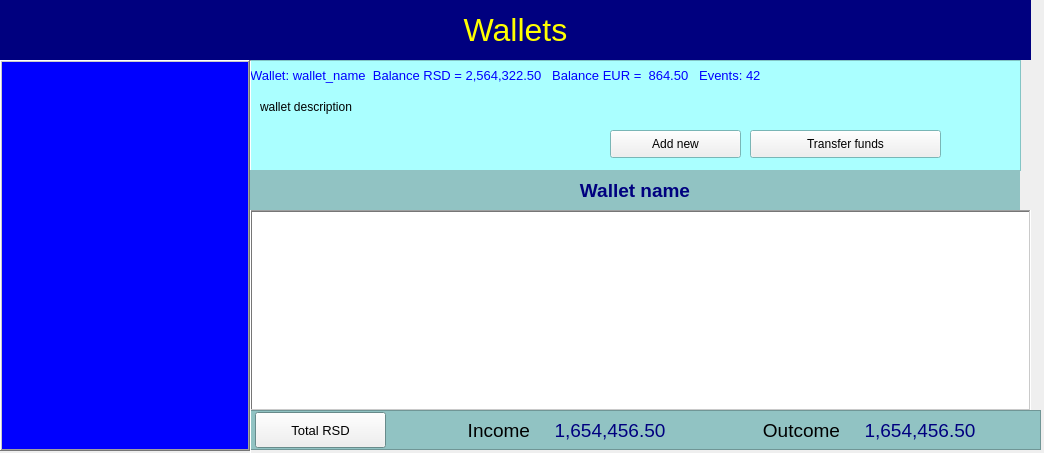
<?xml version="1.0" encoding="UTF-8"?>
<ui version="4.0">
 <class>Dialog</class>
 <widget class="QDialog" name="Dialog">
  <property name="geometry">
   <rect>
    <x>0</x>
    <y>0</y>
    <width>1044</width>
    <height>453</height>
   </rect>
  </property>
  <property name="windowTitle">
   <string>Dialog</string>
  </property>
  <widget class="QTableWidget" name="tbl_walets">
   <property name="geometry">
    <rect>
     <x>0</x>
     <y>60</y>
     <width>250</width>
     <height>391</height>
    </rect>
   </property>
   <property name="palette">
    <palette>
     <active>
      <colorrole role="WindowText">
       <brush brushstyle="SolidPattern">
        <color alpha="255">
         <red>255</red>
         <green>255</green>
         <blue>0</blue>
        </color>
       </brush>
      </colorrole>
      <colorrole role="Text">
       <brush brushstyle="SolidPattern">
        <color alpha="255">
         <red>255</red>
         <green>255</green>
         <blue>0</blue>
        </color>
       </brush>
      </colorrole>
      <colorrole role="Base">
       <brush brushstyle="SolidPattern">
        <color alpha="255">
         <red>0</red>
         <green>0</green>
         <blue>255</blue>
        </color>
       </brush>
      </colorrole>
     </active>
     <inactive>
      <colorrole role="WindowText">
       <brush brushstyle="SolidPattern">
        <color alpha="255">
         <red>255</red>
         <green>255</green>
         <blue>0</blue>
        </color>
       </brush>
      </colorrole>
      <colorrole role="Text">
       <brush brushstyle="SolidPattern">
        <color alpha="255">
         <red>255</red>
         <green>255</green>
         <blue>0</blue>
        </color>
       </brush>
      </colorrole>
      <colorrole role="Base">
       <brush brushstyle="SolidPattern">
        <color alpha="255">
         <red>0</red>
         <green>0</green>
         <blue>255</blue>
        </color>
       </brush>
      </colorrole>
     </inactive>
     <disabled>
      <colorrole role="WindowText">
       <brush brushstyle="SolidPattern">
        <color alpha="255">
         <red>120</red>
         <green>120</green>
         <blue>120</blue>
        </color>
       </brush>
      </colorrole>
      <colorrole role="Text">
       <brush brushstyle="SolidPattern">
        <color alpha="255">
         <red>120</red>
         <green>120</green>
         <blue>120</blue>
        </color>
       </brush>
      </colorrole>
      <colorrole role="Base">
       <brush brushstyle="SolidPattern">
        <color alpha="255">
         <red>240</red>
         <green>240</green>
         <blue>240</blue>
        </color>
       </brush>
      </colorrole>
     </disabled>
    </palette>
   </property>
   <property name="font">
    <font>
     <pointsize>14</pointsize>
    </font>
   </property>
   <property name="frameShape">
    <enum>QFrame::WinPanel</enum>
   </property>
   <property name="frameShadow">
    <enum>QFrame::Raised</enum>
   </property>
   <property name="editTriggers">
    <set>QAbstractItemView::NoEditTriggers</set>
   </property>
   <property name="selectionMode">
    <enum>QAbstractItemView::SingleSelection</enum>
   </property>
   <property name="selectionBehavior">
    <enum>QAbstractItemView::SelectRows</enum>
   </property>
   <property name="sortingEnabled">
    <bool>true</bool>
   </property>
   <attribute name="verticalHeaderVisible">
    <bool>false</bool>
   </attribute>
   <attribute name="verticalHeaderDefaultSectionSize">
    <number>50</number>
   </attribute>
  </widget>
  <widget class="QLabel" name="lbl_caption">
   <property name="geometry">
    <rect>
     <x>0</x>
     <y>0</y>
     <width>1031</width>
     <height>60</height>
    </rect>
   </property>
   <property name="palette">
    <palette>
     <active>
      <colorrole role="WindowText">
       <brush brushstyle="SolidPattern">
        <color alpha="255">
         <red>255</red>
         <green>255</green>
         <blue>0</blue>
        </color>
       </brush>
      </colorrole>
      <colorrole role="Base">
       <brush brushstyle="SolidPattern">
        <color alpha="255">
         <red>255</red>
         <green>255</green>
         <blue>255</blue>
        </color>
       </brush>
      </colorrole>
      <colorrole role="Window">
       <brush brushstyle="SolidPattern">
        <color alpha="255">
         <red>0</red>
         <green>0</green>
         <blue>127</blue>
        </color>
       </brush>
      </colorrole>
     </active>
     <inactive>
      <colorrole role="WindowText">
       <brush brushstyle="SolidPattern">
        <color alpha="255">
         <red>255</red>
         <green>255</green>
         <blue>0</blue>
        </color>
       </brush>
      </colorrole>
      <colorrole role="Base">
       <brush brushstyle="SolidPattern">
        <color alpha="255">
         <red>255</red>
         <green>255</green>
         <blue>255</blue>
        </color>
       </brush>
      </colorrole>
      <colorrole role="Window">
       <brush brushstyle="SolidPattern">
        <color alpha="255">
         <red>0</red>
         <green>0</green>
         <blue>127</blue>
        </color>
       </brush>
      </colorrole>
     </inactive>
     <disabled>
      <colorrole role="WindowText">
       <brush brushstyle="SolidPattern">
        <color alpha="255">
         <red>120</red>
         <green>120</green>
         <blue>120</blue>
        </color>
       </brush>
      </colorrole>
      <colorrole role="Base">
       <brush brushstyle="SolidPattern">
        <color alpha="255">
         <red>0</red>
         <green>0</green>
         <blue>127</blue>
        </color>
       </brush>
      </colorrole>
      <colorrole role="Window">
       <brush brushstyle="SolidPattern">
        <color alpha="255">
         <red>0</red>
         <green>0</green>
         <blue>127</blue>
        </color>
       </brush>
      </colorrole>
     </disabled>
    </palette>
   </property>
   <property name="font">
    <font>
     <pointsize>24</pointsize>
    </font>
   </property>
   <property name="autoFillBackground">
    <bool>true</bool>
   </property>
   <property name="text">
    <string>Wallets</string>
   </property>
   <property name="alignment">
    <set>Qt::AlignCenter</set>
   </property>
  </widget>
  <widget class="QTableWidget" name="tbl_events">
   <property name="geometry">
    <rect>
     <x>250</x>
     <y>210</y>
     <width>781</width>
     <height>201</height>
    </rect>
   </property>
   <property name="font">
    <font>
     <pointsize>10</pointsize>
    </font>
   </property>
   <property name="frameShape">
    <enum>QFrame::WinPanel</enum>
   </property>
   <property name="frameShadow">
    <enum>QFrame::Sunken</enum>
   </property>
   <property name="sizeAdjustPolicy">
    <enum>QAbstractScrollArea::AdjustToContents</enum>
   </property>
   <property name="editTriggers">
    <set>QAbstractItemView::NoEditTriggers</set>
   </property>
   <property name="selectionMode">
    <enum>QAbstractItemView::SingleSelection</enum>
   </property>
   <property name="selectionBehavior">
    <enum>QAbstractItemView::SelectItems</enum>
   </property>
   <property name="sortingEnabled">
    <bool>true</bool>
   </property>
   <attribute name="verticalHeaderDefaultSectionSize">
    <number>50</number>
   </attribute>
  </widget>
  <widget class="QFrame" name="frm_options">
   <property name="geometry">
    <rect>
     <x>250</x>
     <y>60</y>
     <width>771</width>
     <height>111</height>
    </rect>
   </property>
   <property name="palette">
    <palette>
     <active>
      <colorrole role="Base">
       <brush brushstyle="SolidPattern">
        <color alpha="255">
         <red>255</red>
         <green>255</green>
         <blue>255</blue>
        </color>
       </brush>
      </colorrole>
      <colorrole role="Window">
       <brush brushstyle="SolidPattern">
        <color alpha="255">
         <red>170</red>
         <green>255</green>
         <blue>255</blue>
        </color>
       </brush>
      </colorrole>
     </active>
     <inactive>
      <colorrole role="Base">
       <brush brushstyle="SolidPattern">
        <color alpha="255">
         <red>255</red>
         <green>255</green>
         <blue>255</blue>
        </color>
       </brush>
      </colorrole>
      <colorrole role="Window">
       <brush brushstyle="SolidPattern">
        <color alpha="255">
         <red>170</red>
         <green>255</green>
         <blue>255</blue>
        </color>
       </brush>
      </colorrole>
     </inactive>
     <disabled>
      <colorrole role="Base">
       <brush brushstyle="SolidPattern">
        <color alpha="255">
         <red>170</red>
         <green>255</green>
         <blue>255</blue>
        </color>
       </brush>
      </colorrole>
      <colorrole role="Window">
       <brush brushstyle="SolidPattern">
        <color alpha="255">
         <red>170</red>
         <green>255</green>
         <blue>255</blue>
        </color>
       </brush>
      </colorrole>
     </disabled>
    </palette>
   </property>
   <property name="autoFillBackground">
    <bool>true</bool>
   </property>
   <property name="frameShape">
    <enum>QFrame::StyledPanel</enum>
   </property>
   <property name="frameShadow">
    <enum>QFrame::Raised</enum>
   </property>
   <widget class="QLabel" name="lbl_info_wallet">
    <property name="geometry">
     <rect>
      <x>0</x>
      <y>0</y>
      <width>771</width>
      <height>30</height>
     </rect>
    </property>
    <property name="palette">
     <palette>
      <active>
       <colorrole role="WindowText">
        <brush brushstyle="SolidPattern">
         <color alpha="255">
          <red>0</red>
          <green>0</green>
          <blue>255</blue>
         </color>
        </brush>
       </colorrole>
      </active>
      <inactive>
       <colorrole role="WindowText">
        <brush brushstyle="SolidPattern">
         <color alpha="255">
          <red>0</red>
          <green>0</green>
          <blue>255</blue>
         </color>
        </brush>
       </colorrole>
      </inactive>
      <disabled>
       <colorrole role="WindowText">
        <brush brushstyle="SolidPattern">
         <color alpha="255">
          <red>120</red>
          <green>120</green>
          <blue>120</blue>
         </color>
        </brush>
       </colorrole>
      </disabled>
     </palette>
    </property>
    <property name="font">
     <font>
      <pointsize>10</pointsize>
     </font>
    </property>
    <property name="text">
     <string>Wallet: wallet_name  Balance RSD = 2,564,322.50   Balance EUR =  864.50   Events: 42</string>
    </property>
    <property name="alignment">
     <set>Qt::AlignLeading|Qt::AlignLeft|Qt::AlignVCenter</set>
    </property>
   </widget>
   <widget class="QLabel" name="lbl_info_description">
    <property name="geometry">
     <rect>
      <x>10</x>
      <y>40</y>
      <width>261</width>
      <height>61</height>
     </rect>
    </property>
    <property name="text">
     <string>wallet description</string>
    </property>
    <property name="alignment">
     <set>Qt::AlignLeading|Qt::AlignLeft|Qt::AlignTop</set>
    </property>
    <property name="wordWrap">
     <bool>true</bool>
    </property>
   </widget>
   <widget class="QPushButton" name="btn_add_new">
    <property name="geometry">
     <rect>
      <x>360</x>
      <y>70</y>
      <width>131</width>
      <height>28</height>
     </rect>
    </property>
    <property name="text">
     <string>Add new</string>
    </property>
    <property name="icon">
     <iconset>
      <normaloff>data/assets/main_bank.png</normaloff>data/assets/main_bank.png</iconset>
    </property>
    <property name="autoDefault">
     <bool>false</bool>
    </property>
   </widget>
   <widget class="QPushButton" name="btn_transfer">
    <property name="geometry">
     <rect>
      <x>500</x>
      <y>70</y>
      <width>191</width>
      <height>28</height>
     </rect>
    </property>
    <property name="text">
     <string>Transfer funds</string>
    </property>
    <property name="icon">
     <iconset>
      <normaloff>data/assets/transfer.png</normaloff>data/assets/transfer.png</iconset>
    </property>
    <property name="autoDefault">
     <bool>false</bool>
    </property>
   </widget>
  </widget>
  <widget class="QFrame" name="frm_details_2">
   <property name="geometry">
    <rect>
     <x>250</x>
     <y>410</y>
     <width>791</width>
     <height>40</height>
    </rect>
   </property>
   <property name="palette">
    <palette>
     <active>
      <colorrole role="Base">
       <brush brushstyle="SolidPattern">
        <color alpha="255">
         <red>255</red>
         <green>255</green>
         <blue>255</blue>
        </color>
       </brush>
      </colorrole>
      <colorrole role="Window">
       <brush brushstyle="SolidPattern">
        <color alpha="255">
         <red>145</red>
         <green>195</green>
         <blue>195</blue>
        </color>
       </brush>
      </colorrole>
     </active>
     <inactive>
      <colorrole role="Base">
       <brush brushstyle="SolidPattern">
        <color alpha="255">
         <red>255</red>
         <green>255</green>
         <blue>255</blue>
        </color>
       </brush>
      </colorrole>
      <colorrole role="Window">
       <brush brushstyle="SolidPattern">
        <color alpha="255">
         <red>145</red>
         <green>195</green>
         <blue>195</blue>
        </color>
       </brush>
      </colorrole>
     </inactive>
     <disabled>
      <colorrole role="Base">
       <brush brushstyle="SolidPattern">
        <color alpha="255">
         <red>145</red>
         <green>195</green>
         <blue>195</blue>
        </color>
       </brush>
      </colorrole>
      <colorrole role="Window">
       <brush brushstyle="SolidPattern">
        <color alpha="255">
         <red>145</red>
         <green>195</green>
         <blue>195</blue>
        </color>
       </brush>
      </colorrole>
     </disabled>
    </palette>
   </property>
   <property name="autoFillBackground">
    <bool>true</bool>
   </property>
   <property name="frameShape">
    <enum>QFrame::StyledPanel</enum>
   </property>
   <property name="frameShadow">
    <enum>QFrame::Raised</enum>
   </property>
   <widget class="QLabel" name="lbl_total_income">
    <property name="geometry">
     <rect>
      <x>140</x>
      <y>0</y>
      <width>140</width>
      <height>40</height>
     </rect>
    </property>
    <property name="palette">
     <palette>
      <active>
       <colorrole role="WindowText">
        <brush brushstyle="SolidPattern">
         <color alpha="255">
          <red>0</red>
          <green>0</green>
          <blue>0</blue>
         </color>
        </brush>
       </colorrole>
      </active>
      <inactive>
       <colorrole role="WindowText">
        <brush brushstyle="SolidPattern">
         <color alpha="255">
          <red>0</red>
          <green>0</green>
          <blue>0</blue>
         </color>
        </brush>
       </colorrole>
      </inactive>
      <disabled>
       <colorrole role="WindowText">
        <brush brushstyle="SolidPattern">
         <color alpha="255">
          <red>120</red>
          <green>120</green>
          <blue>120</blue>
         </color>
        </brush>
       </colorrole>
      </disabled>
     </palette>
    </property>
    <property name="font">
     <font>
      <pointsize>14</pointsize>
      <weight>50</weight>
      <bold>false</bold>
     </font>
    </property>
    <property name="text">
     <string>Income</string>
    </property>
    <property name="alignment">
     <set>Qt::AlignRight|Qt::AlignTrailing|Qt::AlignVCenter</set>
    </property>
   </widget>
   <widget class="QLabel" name="lbl_total_outcome">
    <property name="geometry">
     <rect>
      <x>450</x>
      <y>0</y>
      <width>140</width>
      <height>40</height>
     </rect>
    </property>
    <property name="palette">
     <palette>
      <active>
       <colorrole role="WindowText">
        <brush brushstyle="SolidPattern">
         <color alpha="255">
          <red>0</red>
          <green>0</green>
          <blue>0</blue>
         </color>
        </brush>
       </colorrole>
      </active>
      <inactive>
       <colorrole role="WindowText">
        <brush brushstyle="SolidPattern">
         <color alpha="255">
          <red>0</red>
          <green>0</green>
          <blue>0</blue>
         </color>
        </brush>
       </colorrole>
      </inactive>
      <disabled>
       <colorrole role="WindowText">
        <brush brushstyle="SolidPattern">
         <color alpha="255">
          <red>120</red>
          <green>120</green>
          <blue>120</blue>
         </color>
        </brush>
       </colorrole>
      </disabled>
     </palette>
    </property>
    <property name="font">
     <font>
      <pointsize>14</pointsize>
      <weight>50</weight>
      <bold>false</bold>
     </font>
    </property>
    <property name="text">
     <string>Outcome</string>
    </property>
    <property name="alignment">
     <set>Qt::AlignRight|Qt::AlignTrailing|Qt::AlignVCenter</set>
    </property>
   </widget>
   <widget class="QPushButton" name="btn_total">
    <property name="geometry">
     <rect>
      <x>5</x>
      <y>2</y>
      <width>131</width>
      <height>36</height>
     </rect>
    </property>
    <property name="font">
     <font>
      <pointsize>10</pointsize>
     </font>
    </property>
    <property name="text">
     <string>Total RSD</string>
    </property>
    <property name="autoDefault">
     <bool>false</bool>
    </property>
   </widget>
   <widget class="QLabel" name="lbl_total_income_data">
    <property name="geometry">
     <rect>
      <x>280</x>
      <y>0</y>
      <width>160</width>
      <height>40</height>
     </rect>
    </property>
    <property name="palette">
     <palette>
      <active>
       <colorrole role="WindowText">
        <brush brushstyle="SolidPattern">
         <color alpha="255">
          <red>0</red>
          <green>0</green>
          <blue>127</blue>
         </color>
        </brush>
       </colorrole>
      </active>
      <inactive>
       <colorrole role="WindowText">
        <brush brushstyle="SolidPattern">
         <color alpha="255">
          <red>0</red>
          <green>0</green>
          <blue>127</blue>
         </color>
        </brush>
       </colorrole>
      </inactive>
      <disabled>
       <colorrole role="WindowText">
        <brush brushstyle="SolidPattern">
         <color alpha="255">
          <red>120</red>
          <green>120</green>
          <blue>120</blue>
         </color>
        </brush>
       </colorrole>
      </disabled>
     </palette>
    </property>
    <property name="font">
     <font>
      <pointsize>14</pointsize>
      <weight>50</weight>
      <bold>false</bold>
     </font>
    </property>
    <property name="frameShape">
     <enum>QFrame::NoFrame</enum>
    </property>
    <property name="frameShadow">
     <enum>QFrame::Plain</enum>
    </property>
    <property name="text">
     <string>1,654,456.50</string>
    </property>
    <property name="alignment">
     <set>Qt::AlignCenter</set>
    </property>
   </widget>
   <widget class="QLabel" name="lbl_total_outcome_data">
    <property name="geometry">
     <rect>
      <x>590</x>
      <y>0</y>
      <width>160</width>
      <height>40</height>
     </rect>
    </property>
    <property name="palette">
     <palette>
      <active>
       <colorrole role="WindowText">
        <brush brushstyle="SolidPattern">
         <color alpha="255">
          <red>0</red>
          <green>0</green>
          <blue>127</blue>
         </color>
        </brush>
       </colorrole>
      </active>
      <inactive>
       <colorrole role="WindowText">
        <brush brushstyle="SolidPattern">
         <color alpha="255">
          <red>0</red>
          <green>0</green>
          <blue>127</blue>
         </color>
        </brush>
       </colorrole>
      </inactive>
      <disabled>
       <colorrole role="WindowText">
        <brush brushstyle="SolidPattern">
         <color alpha="255">
          <red>120</red>
          <green>120</green>
          <blue>120</blue>
         </color>
        </brush>
       </colorrole>
      </disabled>
     </palette>
    </property>
    <property name="font">
     <font>
      <pointsize>14</pointsize>
      <weight>50</weight>
      <bold>false</bold>
     </font>
    </property>
    <property name="frameShape">
     <enum>QFrame::NoFrame</enum>
    </property>
    <property name="frameShadow">
     <enum>QFrame::Plain</enum>
    </property>
    <property name="text">
     <string>1,654,456.50</string>
    </property>
    <property name="alignment">
     <set>Qt::AlignCenter</set>
    </property>
   </widget>
  </widget>
  <widget class="Line" name="lin_delimiter">
   <property name="geometry">
    <rect>
     <x>250</x>
     <y>60</y>
     <width>1</width>
     <height>450</height>
    </rect>
   </property>
   <property name="cursor">
    <cursorShape>SizeHorCursor</cursorShape>
   </property>
   <property name="orientation">
    <enum>Qt::Vertical</enum>
   </property>
  </widget>
  <widget class="QLabel" name="lbl_wallet_name">
   <property name="geometry">
    <rect>
     <x>250</x>
     <y>170</y>
     <width>770</width>
     <height>40</height>
    </rect>
   </property>
   <property name="palette">
    <palette>
     <active>
      <colorrole role="WindowText">
       <brush brushstyle="SolidPattern">
        <color alpha="255">
         <red>0</red>
         <green>0</green>
         <blue>127</blue>
        </color>
       </brush>
      </colorrole>
      <colorrole role="Base">
       <brush brushstyle="SolidPattern">
        <color alpha="255">
         <red>255</red>
         <green>255</green>
         <blue>255</blue>
        </color>
       </brush>
      </colorrole>
      <colorrole role="Window">
       <brush brushstyle="SolidPattern">
        <color alpha="255">
         <red>145</red>
         <green>195</green>
         <blue>195</blue>
        </color>
       </brush>
      </colorrole>
     </active>
     <inactive>
      <colorrole role="WindowText">
       <brush brushstyle="SolidPattern">
        <color alpha="255">
         <red>0</red>
         <green>0</green>
         <blue>127</blue>
        </color>
       </brush>
      </colorrole>
      <colorrole role="Base">
       <brush brushstyle="SolidPattern">
        <color alpha="255">
         <red>255</red>
         <green>255</green>
         <blue>255</blue>
        </color>
       </brush>
      </colorrole>
      <colorrole role="Window">
       <brush brushstyle="SolidPattern">
        <color alpha="255">
         <red>145</red>
         <green>195</green>
         <blue>195</blue>
        </color>
       </brush>
      </colorrole>
     </inactive>
     <disabled>
      <colorrole role="WindowText">
       <brush brushstyle="SolidPattern">
        <color alpha="255">
         <red>120</red>
         <green>120</green>
         <blue>120</blue>
        </color>
       </brush>
      </colorrole>
      <colorrole role="Base">
       <brush brushstyle="SolidPattern">
        <color alpha="255">
         <red>145</red>
         <green>195</green>
         <blue>195</blue>
        </color>
       </brush>
      </colorrole>
      <colorrole role="Window">
       <brush brushstyle="SolidPattern">
        <color alpha="255">
         <red>145</red>
         <green>195</green>
         <blue>195</blue>
        </color>
       </brush>
      </colorrole>
     </disabled>
    </palette>
   </property>
   <property name="font">
    <font>
     <pointsize>14</pointsize>
     <weight>75</weight>
     <bold>true</bold>
    </font>
   </property>
   <property name="autoFillBackground">
    <bool>true</bool>
   </property>
   <property name="text">
    <string>Wallet name</string>
   </property>
   <property name="alignment">
    <set>Qt::AlignCenter</set>
   </property>
  </widget>
 </widget>
 <resources/>
 <connections/>
</ui>
